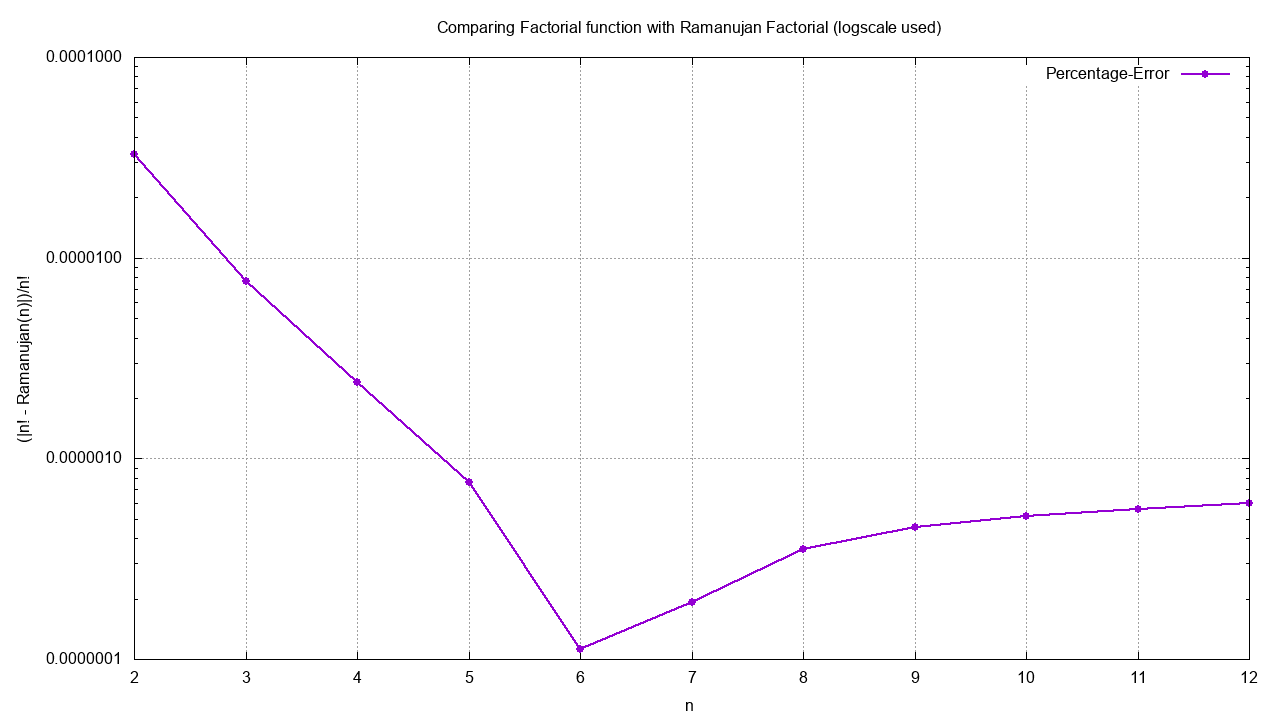

Write gnuplot code to recreate this figure.
set title "Comparing Factorial function with Ramanujan Factorial (logscale used)"
set xlabel "n"
set ylabel "(|n! - Ramanujan(n)|)/n!"

set grid
set logscale y 10
set xtics (2,3,4,5,6,7,8,9,10,11,12)

set terminal png size 1280,720
set output "Function20.png"
plot "Function20.dat" u 1:(column("Percentage-Error")) w lp pt 20 lw 2

set terminal wxt background '#00222222'
plot "Function20.dat" u 1:(column("Percentage-Error")) w lp pt 20 lw 2
